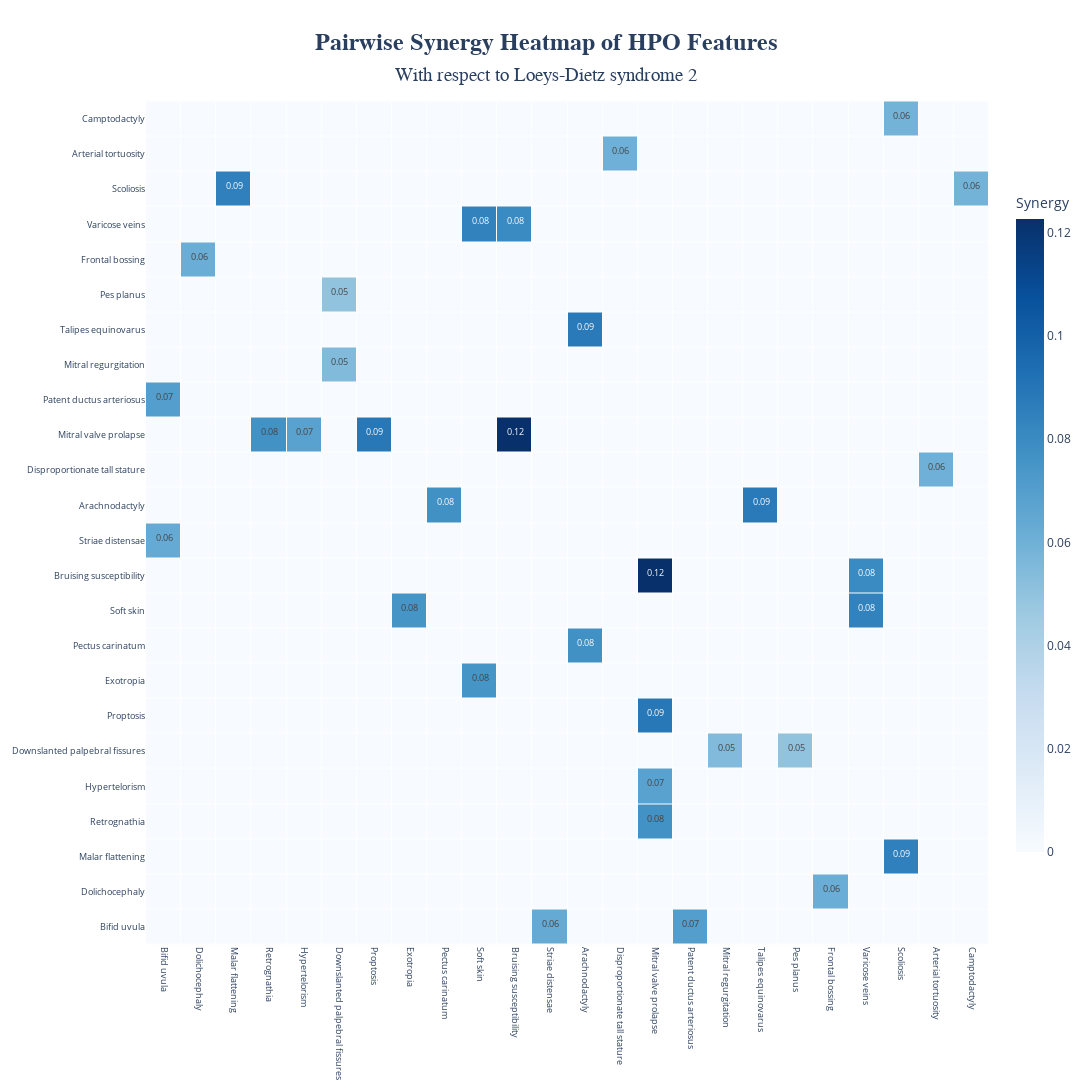

Notebook cell for this chart:
### Markdown cell above
##### **Pairwise Synergy Analysis and Ploting**

### Code cell
# Select disease target from multi-cohort target matrix
multi_target = multi_target_matrix['Loeys-Dietz syndrome 2']

# Initialize synergy analyzer for multiple cohorts
multi_synergy_analyzer = PairwiseSynergyAnalyzer(
    hpo_data=multi_hpo_matrix,
    target=multi_target,
    n_permutations=1000,
    min_individuals_for_synergy_caculation=40,
    random_state=40,
)

# Compute synergy values
multi_synergy_analyzer.compute_synergy_matrix(n_jobs=32)

# Plot synergy heatmap
multi_synergy_analyzer.plot_synergy_heatmap(
    lower_bound=0.05,
    target_name=multi_target.name
)

### Figure 1 — Plotly figure (JSON) as saved in the notebook; plotly's stock layout.template omitted (floating-point values rounded to 4 significant figures; data arrays with more than 128 entries replaced by an {"elided": "..."} marker saying what was removed)
{"data": [{"colorbar": {"len": 0.8, "thickness": 28, "title": {"text": "Synergy"}}, "colorscale": [[0, "rgb(247,251,255)"], [0.125, "rgb(222,235,247)"], [0.25, "rgb(198,219,239)"], [0.375, "rgb(158,202,225)"], [0.5, "rgb(107,174,214)"], [0.625, "rgb(66,146,198)"], [0.75, "rgb(33,113,181)"], [0.875, "rgb(8,81,156)"], [1, "rgb(8,48,107)"]], "hoverinfo": "text", "hovertext": {"elided": "24x24 str values"}, "text": {"elided": "24x24 str values"}, "texttemplate": "<span style='font-size:9px'>%{text}</span>", "type": "heatmap", "x": ["Bifid uvula", "Dolichocephaly", "Malar flattening", "Retrognathia", "Hypertelorism", "Downslanted palpebral fissures", "Proptosis", "Exotropia", "Pectus carinatum", "Soft skin", "Bruising susceptibility", "Striae distensae", "Arachnodactyly", "Disproportionate tall stature", "Mitral valve prolapse", "Patent ductus arteriosus", "Mitral regurgitation", "Talipes equinovarus", "Pes planus", "Frontal bossing", "Varicose veins", "Scoliosis", "Arterial tortuosity", "Camptodactyly"], "xgap": 1, "y": ["Bifid uvula", "Dolichocephaly", "Malar flattening", "Retrognathia", "Hypertelorism", "Downslanted palpebral fissures", "Proptosis", "Exotropia", "Pectus carinatum", "Soft skin", "Bruising susceptibility", "Striae distensae", "Arachnodactyly", "Disproportionate tall stature", "Mitral valve prolapse", "Patent ductus arteriosus", "Mitral regurgitation", "Talipes equinovarus", "Pes planus", "Frontal bossing", "Varicose veins", "Scoliosis", "Arterial tortuosity", "Camptodactyly"], "ygap": 1, "z": {"elided": "24x24 float values"}, "zmax": 0.1228, "zmid": 0, "zmin": 0}], "layout": {"height": 1530, "plot_bgcolor": "rgba(240,240,240,0.1)", "title": {"font": {"family": "Arial", "size": 24}, "text": "<b>Pairwise Synergy Heatmap of HPO Features</b><br><span style='font-size:0.8em'>With respect to Loeys-Dietz syndrome 2</span>", "x": 0.5, "xanchor": "center", "yanchor": "top"}, "width": 1530, "xaxis": {"tickangle": 90, "tickfont": {"size": 9}}, "yaxis": {"scaleanchor": "x", "scaleratio": 1, "tickfont": {"size": 9}}}}
